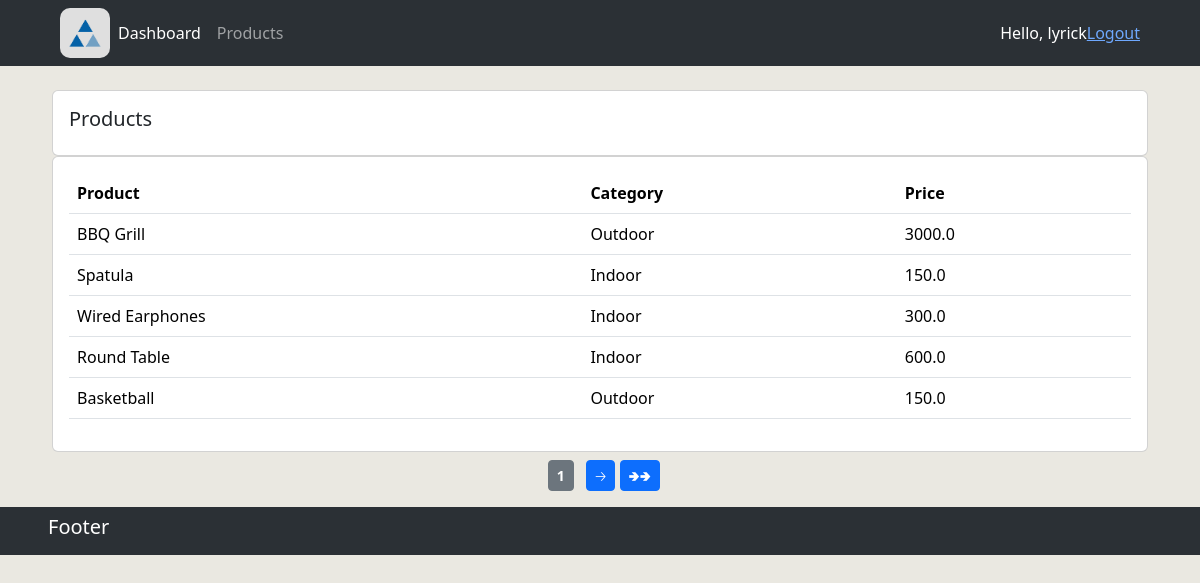
Screenshot of /products/ (signed in) with the database file from the repository.
### accounts/models.py (models this page shows, shortened)
class Product(models.Model):
    name = models.CharField(max_length=200, null=True)
    price = models.FloatField(null=True)
    CATEGORY = (
        ('Indoor', 'Indoor'),
        ('Outdoor', 'Outdoor'),
    )
    category = models.CharField(max_length=200, null=True, choices=CATEGORY)
    description = models.CharField(max_length=200, null=True, blank=True)
    date_created = models.DateTimeField(auto_now_add=True)
    tags = models.ManyToManyField(Tag)

### accounts/views.py (the view)
# urls.py: path('products/', views.products, name="products"),
@login_required(login_url='login')
def products(request):
    products_list = Product.objects.all()            # query into db to get all products
    paginator = Paginator(products_list, 5)    # show 10 products per page
    page_num = request.GET.get('page')
    products_display = paginator.get_page(page_num)
    context = {"products": products_display}
    return render(request, 'accounts/products.html', context)

### accounts/templates/accounts/products.html (shortened to what this page needs)
{% extends 'accounts/main.html' %}
{% block content %}
<br>
<main class="row px-5 gx-0">
    <section class="col-md px-1">
        <div class="card card-body">
            <h5>Products</h5>
        </div>
        <div class="card card-body">
            <table class="table">
                <tr>
                    <th>Product</th>
                    <th>Category</th>
                    <th>Price</th>
                </tr>
                {% for product in products %}
                    <tr>
                        <td>{{ product.name  }}</td>
                        <td>{{ product.category  }}</td>
                        <td>{{ product.price  }}</td>
                    </tr>
                {% endfor %}
            </table>
        </div>
    </section>
    <section class="pagination w-100 my-2">
        <div class="mx-auto">
            <span class="current btn btn-sm btn-secondary px-2 mx-2 fw-bold">
                {{ products.number }}
            </span>
            <span class="step-links">
                {% if products.has_next %}
                    <a href="?page={{ products.next_page_number }}" class="btn btn-sm btn-primary">🡢</a>
                    <a href="?page={{ products.paginator.num_pages }}" class="btn btn-sm btn-primary">🢂🢂</a>
                {% endif %}
            </span>
        </div>
    </section>
</main>
{% endblock %}

### accounts/templates/accounts/sections/navbar.html (shortened to what this page needs)
{% load static %}
<nav class="navbar navbar-expand-lg bg-body-tertiary bg-dark px-5 py-2" data-bs-theme="dark">
    <div class="container-fluid">
      <a href="{% url 'home' %}">
        <img src="{% static 'images/logo_clientflow2.png' %}" class="logo1" />
      </a>
      <div class="collapse navbar-collapse" id="navbarNav">
        <ul class="navbar-nav">
          <li class="nav-item">
            <a class="nav-link active" aria-current="page" href="{% url 'home' %}">Dashboard</a>
          </li>
          <li class="nav-item">
            <a class="nav-link" href="{% url 'products' %}">Products</a>
          </li>
        </ul>
      </div>
      <span style="color:white;">Hello, {{request.user}}</span>
      <span><a href="{% url 'logout' %}">Logout</a></span>
    </div>
</nav>

### static/css/main.css (style rules this page uses)
body { background-color: #eae8e1; }
.logo1 { width: 50px; height: 50px; border-radius: 10px; }

### rows the page displays
Product: name "BBQ Grill", category "Outdoor", price "3000.0"
Product: name "Spatula", category "Indoor", price "150.0"
Product: name "Wired Earphones", category "Indoor", price "300.0"
Product: name "Round Table", category "Indoor", price "600.0"
Product: name "Basketball", category "Outdoor", price "150.0"

### other values shown
{{ request.user }} "lyrick"
{{ products.number }} "1"
